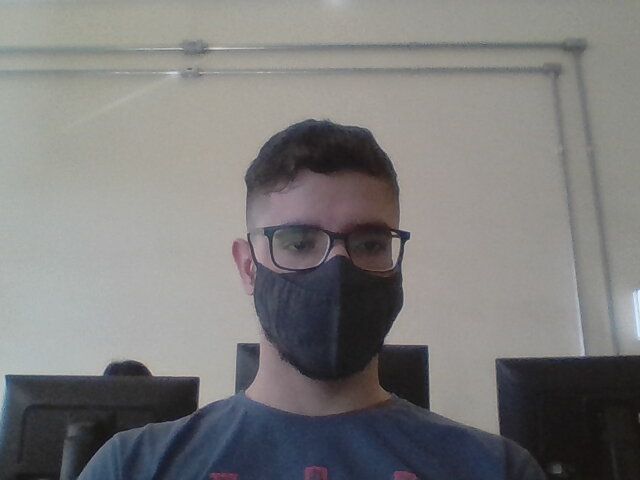
#> input picture s6/atividades/atividade_1/imagem_1.jpg, 640 x 480 px
$ python atividade_1.py
#> lines starting #> are read from the running program, lines starting #| are printed output that depends on the picture
import cv2 as cv
import numpy as np


def main():
    img_1 = cv.imread('imagem_1.jpg')
#> img_1 is the input picture: shape (480, 640, 3); mean B, G, R 123.1, 123.7, 124.4
    img_1 = cv.cvtColor(img_1, cv.COLOR_BGR2GRAY)
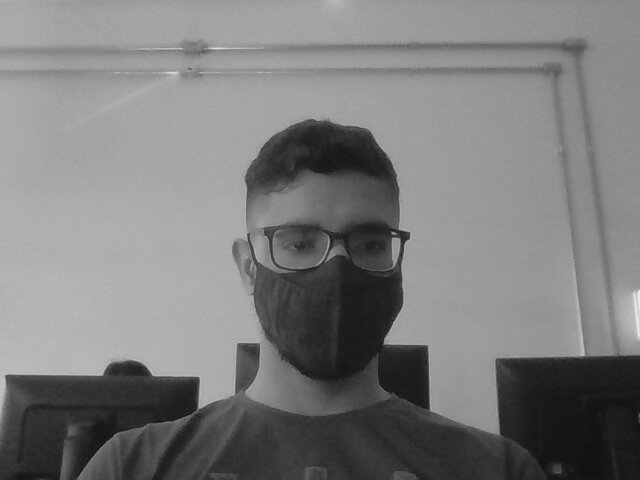
#> img_1: shape (480, 640); min 12, max 241, mean 123.8

    img_2 = cv.imread('imagem_2.jpg')
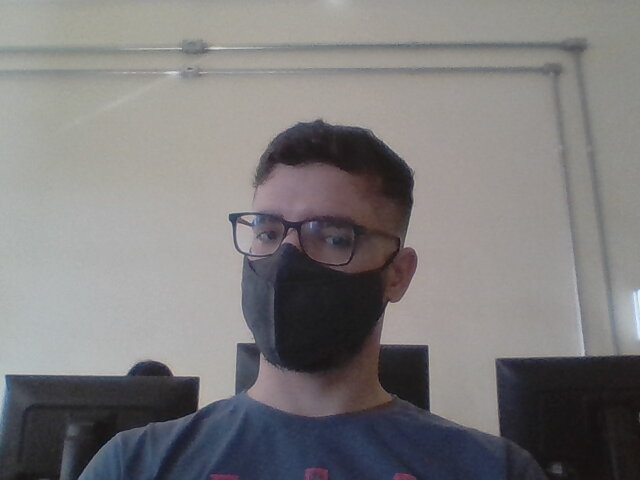
#> input picture s6/atividades/atividade_1/imagem_2.jpg, 640 x 480 px
#> img_2 is the input picture: shape (480, 640, 3); mean B, G, R 123.7, 123.2, 125
    img_2 = cv.cvtColor(img_2, cv.COLOR_BGR2GRAY)
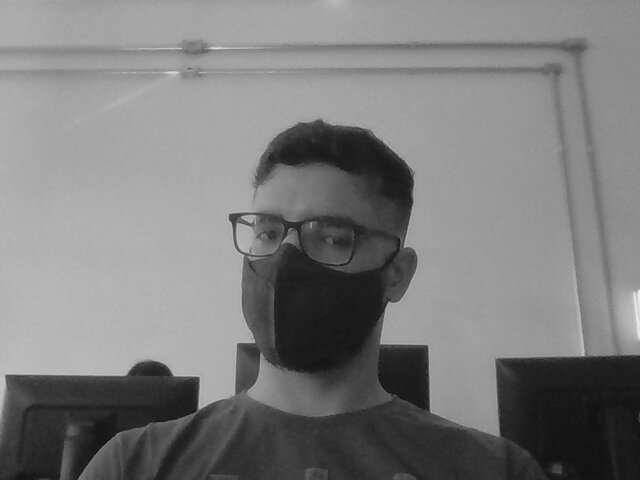
#> img_2: shape (480, 640); min 9, max 238, mean 123.8

    result = np.subtract(img_2, img_1)
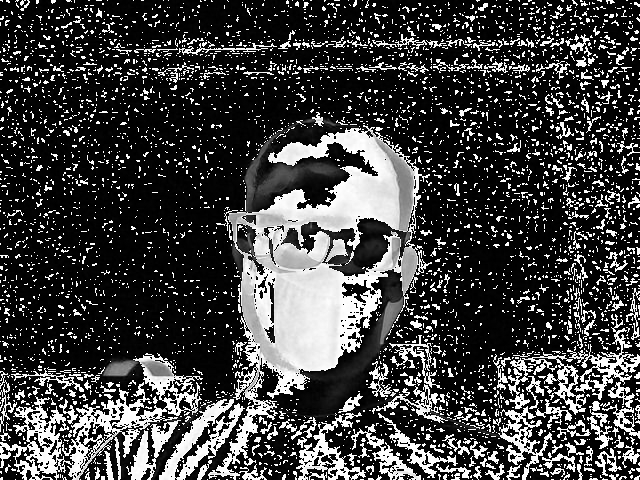
#> result: shape (480, 640); min 0, max 255, mean 64.8
    for row in range(len(result)):
        for col in range(len(result[0])):
            result[row, col] = result[row, col] * 2
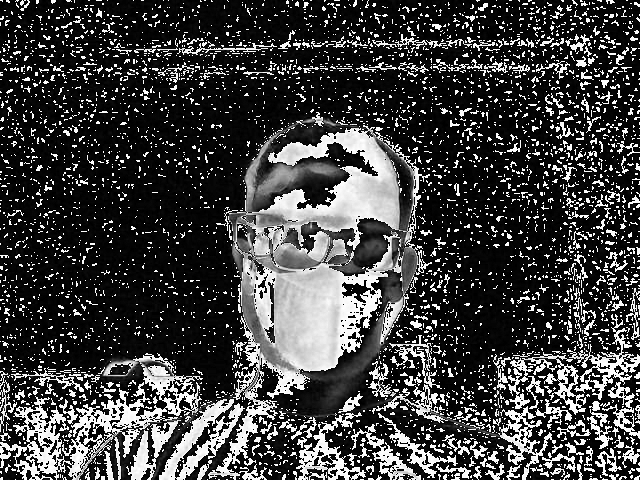
#> result: shape (480, 640); min 0, max 254, mean 64.7

    cv.imshow('resultado', result)
    cv.waitKey(0)
    cv.destroyAllWindows()


if __name__ == '__main__':
    main()
